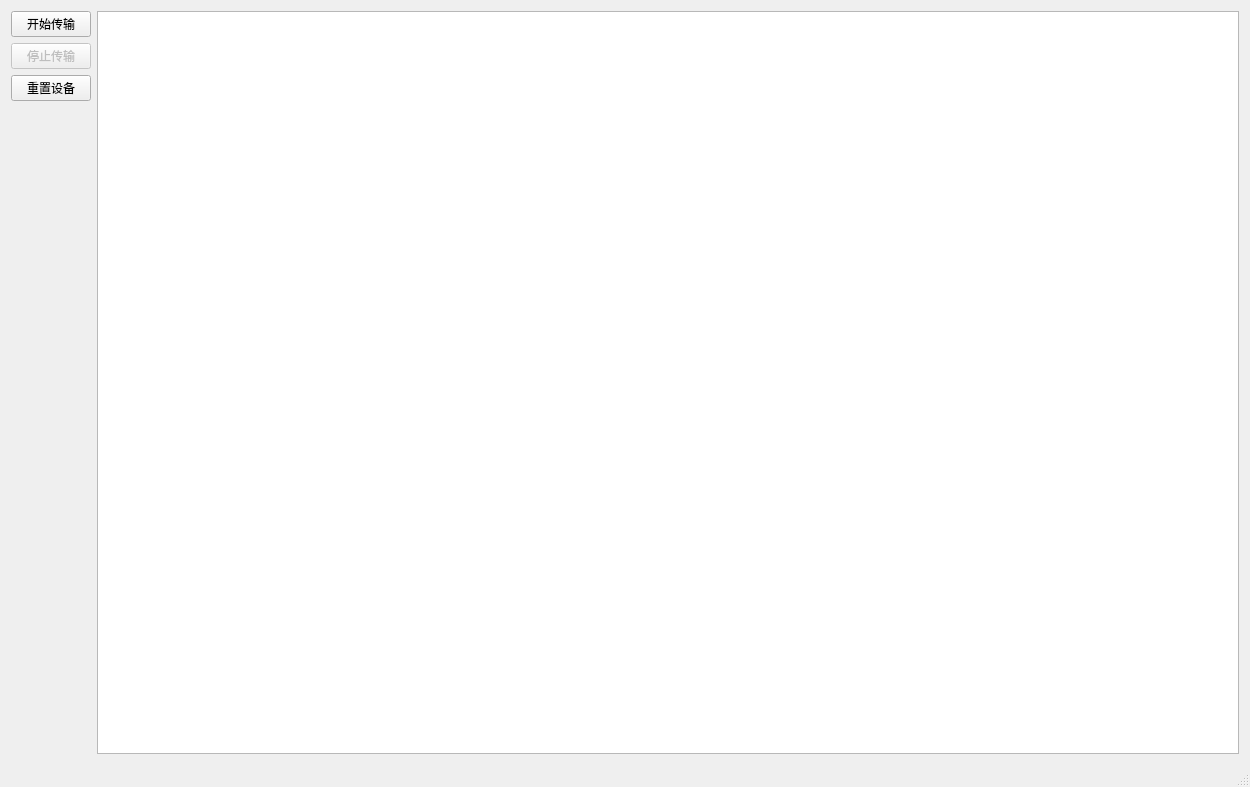
<?xml version="1.0" encoding="UTF-8"?>
<ui version="4.0">
 <class>FX3TestToolClass</class>
 <widget class="QMainWindow" name="FX3TestToolClass">
  <property name="geometry">
   <rect>
    <x>0</x>
    <y>0</y>
    <width>1250</width>
    <height>787</height>
   </rect>
  </property>
  <property name="windowTitle">
   <string>FX3 传输测试工具</string>
  </property>
  <widget class="QWidget" name="centralWidget">
   <layout class="QVBoxLayout" name="verticalLayout">
    <item>
     <layout class="QHBoxLayout" name="horizontalLayout">
      <item>
       <layout class="QVBoxLayout" name="controlLayout">
        <item>
         <widget class="QPushButton" name="startButton">
          <property name="text">
           <string>开始传输</string>
          </property>
         </widget>
        </item>
        <item>
         <widget class="QPushButton" name="stopButton">
          <property name="enabled">
           <bool>false</bool>
          </property>
          <property name="text">
           <string>停止传输</string>
          </property>
         </widget>
        </item>
        <item>
         <widget class="QPushButton" name="resetButton">
          <property name="text">
           <string>重置设备</string>
          </property>
         </widget>
        </item>
        <item>
         <spacer name="verticalSpacer">
          <property name="orientation">
           <enum>Qt::Vertical</enum>
          </property>
          <property name="sizeHint" stdset="0">
           <size>
            <width>20</width>
            <height>40</height>
           </size>
          </property>
         </spacer>
        </item>
       </layout>
      </item>
      <item>
       <widget class="QTextEdit" name="logTextEdit">
        <property name="readOnly">
         <bool>true</bool>
        </property>
       </widget>
      </item>
     </layout>
    </item>
   </layout>
  </widget>
  <widget class="QMenuBar" name="menuBar">
   <property name="geometry">
    <rect>
     <x>0</x>
     <y>0</y>
     <width>1250</width>
     <height>23</height>
    </rect>
   </property>
  </widget>
  <widget class="QStatusBar" name="statusBar">
   <widget class="QLabel" name="usbStatusLabel">
    <property name="geometry">
     <rect>
      <x>20</x>
      <y>-10</y>
      <width>200</width>
      <height>30</height>
     </rect>
    </property>
   </widget>
   <widget class="QLabel" name="transferStatusLabel">
    <property name="geometry">
     <rect>
      <x>200</x>
      <y>-10</y>
      <width>200</width>
      <height>30</height>
     </rect>
    </property>
   </widget>
   <widget class="QLabel" name="speedLabel">
    <property name="geometry">
     <rect>
      <x>400</x>
      <y>-10</y>
      <width>150</width>
      <height>30</height>
     </rect>
    </property>
   </widget>
   <widget class="QLabel" name="totalBytesLabel">
    <property name="geometry">
     <rect>
      <x>600</x>
      <y>-10</y>
      <width>200</width>
      <height>30</height>
     </rect>
    </property>
   </widget>
  </widget>
 </widget>
 <layoutdefault spacing="6" margin="11"/>
 <resources>
  <include location="FX3TestTool.qrc"/>
 </resources>
 <connections/>
</ui>
